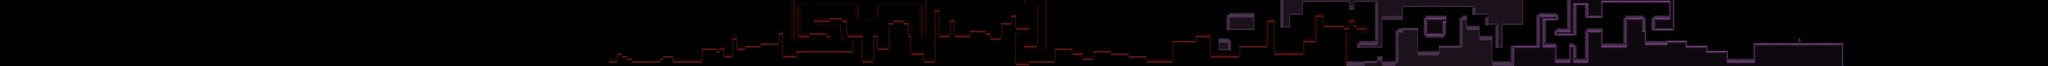

Rendered tile map (Tiled .tmx) drawn with the repository's tilesets; below, a short description and the map source with its tile grids summarised:
An orthogonal 800x26 tile map with 16x16 px tiles, 4 tile layers (Decoration 2, Decoration 1, Spikes, Solids + Blacks) and 63 objects (32x Enemy, 17x Feature, 11x Checkpoint, Player, Goal, ...).

<map version="1.2" tiledversion="1.2.4" orientation="orthogonal" renderorder="right-down" width="800" height="26" tilewidth="16" tileheight="16" infinite="0" nextlayerid="12" nextobjectid="84">
 <tileset firstgid="1" source="megasheet.tsx" />
 <objectgroup id="7" name="Background">
  <properties>
   <property name="z" type="float" value="-1" />
  </properties>
 </objectgroup>
 <objectgroup id="11" name="debug">
  <properties>
   <property name="z" type="float" value="0" />
  </properties>
 </objectgroup>
 <layer id="10" name="Decoration 2" width="800" height="26">
  <properties>
   <property name="z" type="float" value="0.3" />
  </properties>
  <data>[20800 cells, 9 non-empty, 5 distinct tile ids]</data>
 </layer>
 <layer id="8" name="Decoration 1" width="800" height="26">
  <properties>
   <property name="z" type="float" value="0.4" />
  </properties>
  <data>[20800 cells, 31 non-empty, 13 distinct tile ids]</data>
 </layer>
 <layer id="9" name="Spikes" width="800" height="26">
  <properties>
   <property name="z" type="float" value="0.5" />
  </properties>
  <data>[20800 cells, 1223 non-empty, 26 distinct tile ids]</data>
 </layer>
 <layer id="6" name="Solids + Blacks" width="800" height="26">
  <properties>
   <property name="z" type="float" value="0.6" />
  </properties>
  <data>[20800 cells, 6094 non-empty, 52 distinct tile ids]</data>
 </layer>
 <objectgroup id="3" name="Checkpoints">
  <properties>
   <property name="z" type="float" value="0.7" />
  </properties>
  <object id="37" type="Checkpoint" x="4688" y="0" width="48" height="416" />
  <object id="42" type="Checkpoint" x="5200" y="32" width="42" height="80" />
  <object id="45" type="Checkpoint" x="5616" y="32" width="42" height="96" />
  <object id="49" type="Checkpoint" x="7376" y="0" width="64" height="304" />
  <object id="55" type="Checkpoint" x="7776" y="192" width="64" height="96" />
  <object id="58" type="Checkpoint" x="8304" y="16" width="96" height="144" />
  <object id="63" type="Checkpoint" x="9488" y="160" width="80" height="128" />
  <object id="65" type="Checkpoint" x="8800" y="48" width="48" height="128" />
  <object id="67" type="Checkpoint" x="2336" y="240" width="48" height="112" />
  <object id="68" type="Checkpoint" x="3568" y="0" width="96" height="384" />
  <object id="83" type="Checkpoint" x="6096" y="0" width="42" height="192" />
 </objectgroup>
 <objectgroup id="4" name="Triggers (mechanics)">
  <properties>
   <property name="z" type="float" value="0.8" />
  </properties>
  <object id="2" type="Feature" x="928" y="0" width="16" height="416">
   <properties>
    <property name="feature_type" value="AddCollisions" />
   </properties>
  </object>
  <object id="3" type="Feature" x="2112" y="0" width="16" height="416">
   <properties>
    <property name="feature_type" value="AddGravity1" />
   </properties>
  </object>
  <object id="4" type="Feature" x="2256" y="240" width="64" height="176">
   <properties>
    <property name="feature_type" value="AddJump" />
   </properties>
  </object>
  <object id="50" type="Feature" x="7088" y="0" width="48" height="416">
   <properties>
    <property name="feature_type" value="AddGravity2" />
   </properties>
  </object>
  <object id="70" type="Feature" x="3824" y="0" width="33.33" height="416">
   <properties>
    <property name="feature_type" value="AddAnimatedSprite" />
   </properties>
  </object>
  <object id="71" type="Feature" x="3808" y="0" width="48" height="416">
   <properties>
    <property name="feature_type" value="AddEnemySprite" />
   </properties>
  </object>
  <object id="77" type="Feature" x="6976" y="0" width="46.6667" height="416">
   <properties>
    <property name="feature_type" value="SetSong5" />
   </properties>
  </object>
  <object id="78" type="Feature" x="8336" y="16" width="46.6667" height="416">
   <properties>
    <property name="feature_type" value="SetSong6" />
   </properties>
  </object>
  <object id="79" type="Feature" x="8800" y="0" width="46.6667" height="416">
   <properties>
    <property name="feature_type" value="SetSong7" />
   </properties>
  </object>
  <object id="80" type="Feature" x="9536" y="0" width="46.6667" height="416">
   <properties>
    <property name="feature_type" value="SetSong8" />
   </properties>
  </object>
  <object id="81" type="Feature" x="9952" y="0" width="46.6667" height="416">
   <properties>
    <property name="feature_type" value="SetSong9" />
   </properties>
  </object>
  <object id="82" type="Feature" x="10464" y="0" width="46.6667" height="416">
   <properties>
    <property name="feature_type" value="SetSong10" />
   </properties>
  </object>
 </objectgroup>
 <objectgroup id="5" name="Triggers (music)">
  <properties>
   <property name="z" type="float" value="0.9" />
  </properties>
  <object id="72" type="Feature" x="320" y="0" width="46.6667" height="416">
   <properties>
    <property name="feature_type" value="SetSong0" />
   </properties>
  </object>
  <object id="73" type="Feature" x="912" y="0" width="46.6667" height="416">
   <properties>
    <property name="feature_type" value="SetSong1" />
   </properties>
  </object>
  <object id="74" type="Feature" x="2064" y="0" width="46.6667" height="425.333">
   <properties>
    <property name="feature_type" value="SetSong2" />
   </properties>
  </object>
  <object id="75" type="Feature" x="3408" y="0" width="46.6667" height="416">
   <properties>
    <property name="feature_type" value="SetSong3" />
   </properties>
  </object>
  <object id="76" type="Feature" x="5600" y="0" width="46.6667" height="416">
   <properties>
    <property name="feature_type" value="SetSong4" />
   </properties>
  </object>
 </objectgroup>
 <objectgroup id="2" name="Player + Enemies +Goal">
  <properties>
   <property name="z" type="float" value="1" />
  </properties>
  <object id="1" type="Player" x="208" y="208" width="16" height="16" />
  <object id="6" type="Enemy" x="1568" y="16" width="16" height="16">
   <properties>
    <property name="enemy_type" value="Flying" />
    <property name="pace_distance_x" type="float" value="120" />
   </properties>
  </object>
  <object id="7" type="Enemy" x="1696" y="240" width="16" height="16">
   <properties>
    <property name="enemy_type" value="Flying" />
    <property name="pace_distance_y" type="float" value="90" />
   </properties>
  </object>
  <object id="8" type="Enemy" x="1792" y="272" width="16" height="16">
   <properties>
    <property name="enemy_type" value="Flying" />
    <property name="pace_distance_y" type="float" value="-90" />
   </properties>
  </object>
  </objectgroup>
</map>
<!-- 31 of 63 objects omitted -->
